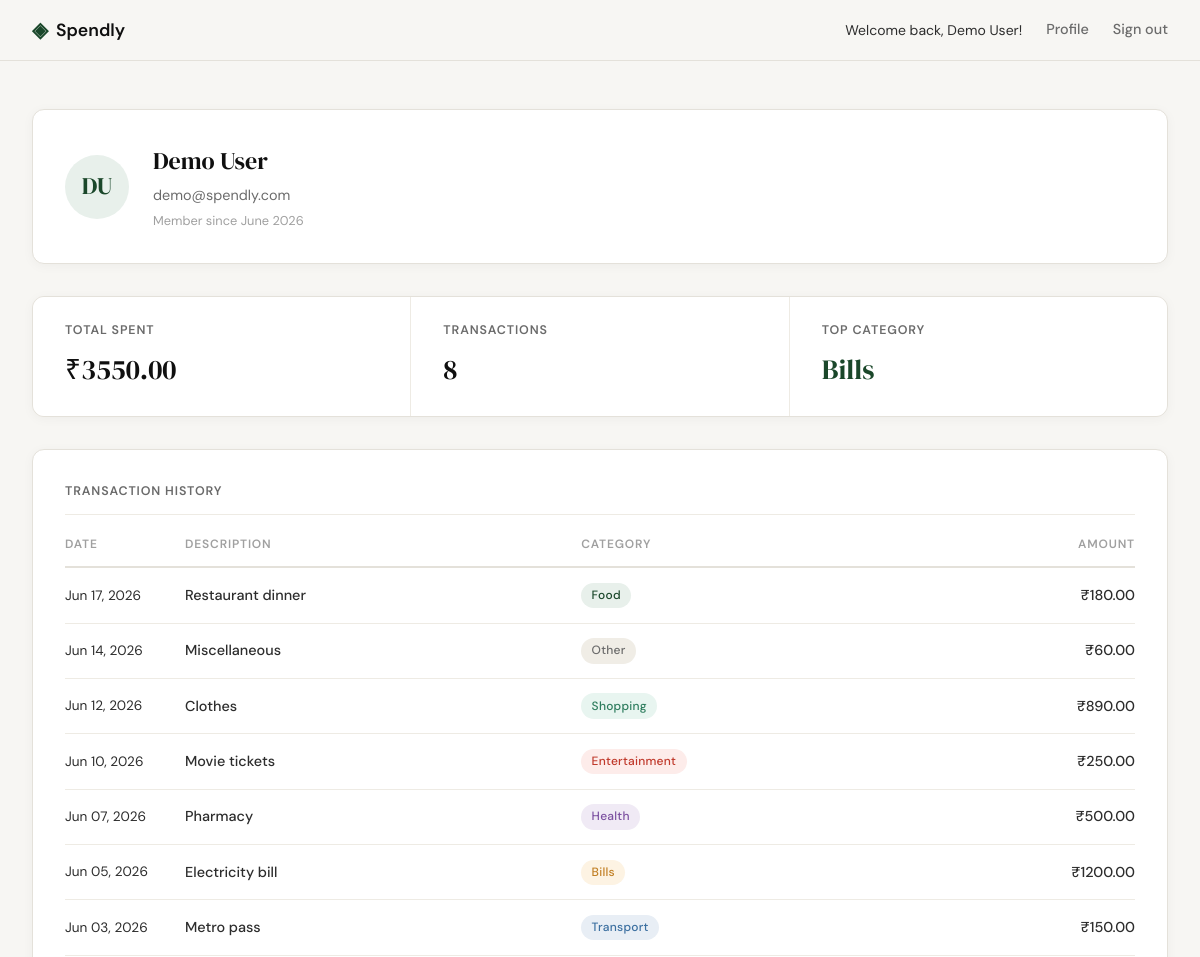
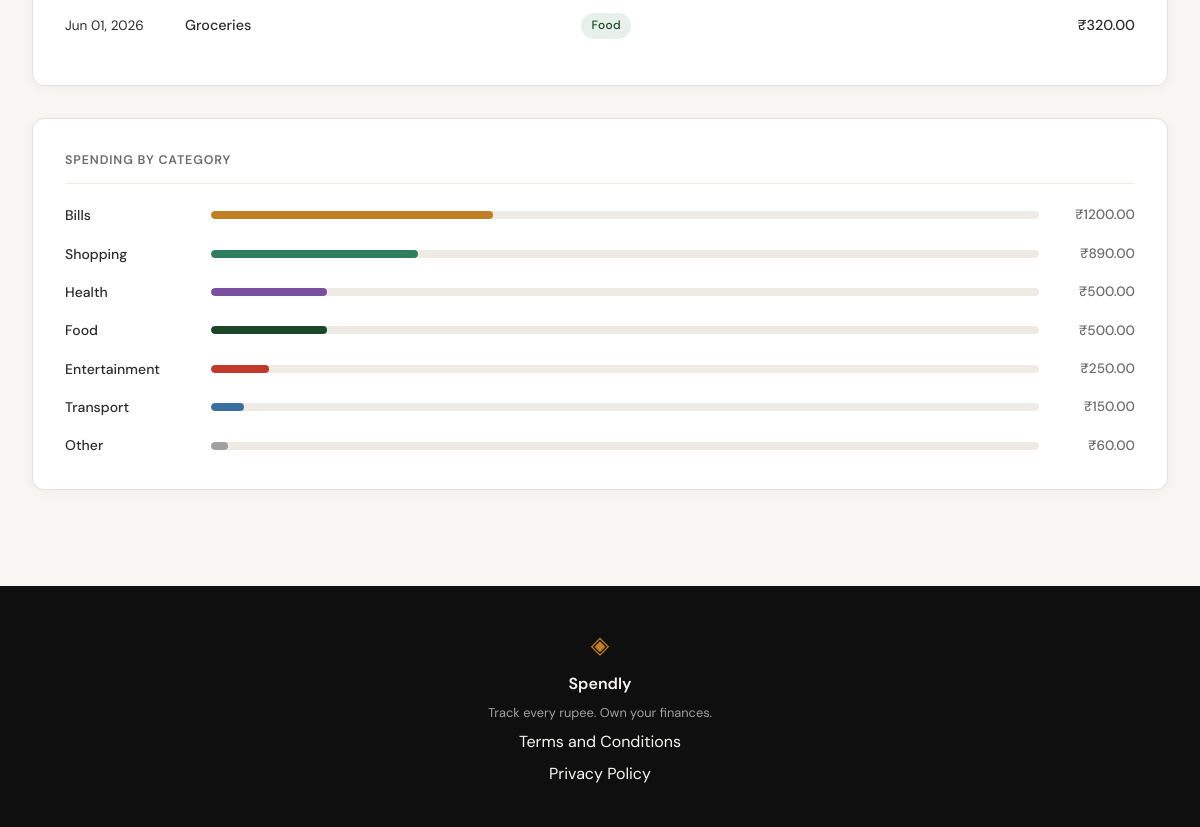
Screenshot of /profile (signed in) with the database file from the repository (2 pictures, top to bottom).
### tables this page shows
CREATE TABLE users (
            id            INTEGER PRIMARY KEY AUTOINCREMENT,
            name          TEXT    NOT NULL,
            email         TEXT    UNIQUE NOT NULL,
            password_hash TEXT    NOT NULL,
            created_at    TEXT    DEFAULT (datetime('now'))
        );

CREATE TABLE expenses (
            id          INTEGER PRIMARY KEY AUTOINCREMENT,
            user_id     INTEGER NOT NULL REFERENCES users(id),
            amount      REAL    NOT NULL,
            category    TEXT    NOT NULL,
            date        TEXT    NOT NULL,
            description TEXT,
            created_at  TEXT    DEFAULT (datetime('now'))
        );

### app.py (the view)
@app.route("/profile")
def profile():
    if not session.get("user_id"):
        return redirect(url_for("login"))
    user_id = session["user_id"]
    if get_user_by_id(user_id) is None:
        session.clear()
        return redirect(url_for("login"))
    user         = get_user_profile(user_id)
    stats        = get_summary_stats(user_id)
    transactions = get_recent_transactions(user_id)
    categories   = get_category_breakdown(user_id)
    return render_template(
        "profile.html",
        user=user,
        stats=stats,
        transactions=transactions,
        categories=categories,
    )

### database/_categories.py (called while the page is built)
def get_category_breakdown(user_id):
    db = get_db()
    try:
        rows = db.execute(
            "SELECT category, SUM(amount) AS total FROM expenses WHERE user_id = ? GROUP BY category ORDER BY total DESC",
            (user_id,)
        ).fetchall()
        if not rows:
            return []
        grand_total = sum(row["total"] for row in rows)
        categories = [
            {"name": row["category"], "amount": float(row["total"]), "pct": round(row["total"] / grand_total * 100)}
            for row in rows
        ]
        pct_sum = sum(c["pct"] for c in categories)
        if pct_sum != 100:
            categories[0]["pct"] += 100 - pct_sum
        return categories
    finally:
        db.close()

### database/_stats.py (called while the page is built)
def get_summary_stats(user_id):
    db = get_db()
    try:
        row = db.execute(
            "SELECT COUNT(*) as transaction_count, SUM(amount) as total_spent FROM expenses WHERE user_id = ?",
            (user_id,)
        ).fetchone()
        transaction_count = row["transaction_count"] if row["transaction_count"] is not None else 0
        total_spent = float(row["total_spent"]) if row["total_spent"] is not None else 0.0
        top_row = db.execute(
            "SELECT category FROM expenses WHERE user_id = ? GROUP BY category ORDER BY SUM(amount) DESC LIMIT 1",
            (user_id,)
        ).fetchone()
        top_category = top_row["category"] if top_row is not None else "—"
    finally:
        db.close()
    return {
        "total_spent": total_spent,
        "transaction_count": int(transaction_count),
        "top_category": top_category,
    }

### database/_transactions.py (called while the page is built)
def get_recent_transactions(user_id, limit=10):
    db = get_db()
    try:
        cursor = db.execute(
            "SELECT amount, category, date, description FROM expenses WHERE user_id = ? ORDER BY date DESC LIMIT ?",
            (user_id, limit)
        )
        rows = cursor.fetchall()
        transactions = []
        for row in rows:
            formatted_date = datetime.strptime(row["date"], "%Y-%m-%d").strftime("%b %d, %Y")
            transactions.append({
                "date": formatted_date,
                "description": row["description"],
                "category": row["category"],
                "amount": float(row["amount"])
            })
        return transactions
    finally:
        db.close()

### database/db.py (called while the page is built)
def get_db():
    conn = sqlite3.connect(DB_PATH)
    conn.row_factory = sqlite3.Row
    conn.execute("PRAGMA foreign_keys = ON")
    return conn

### templates/profile.html (shortened to what this page needs)
{% extends "base.html" %}
{% block head %}
<link rel="stylesheet" href="{{ url_for('static', filename='css/profile.css') }}">
{% endblock %}
{% block content %}
<section class="profile-page">
    <div class="profile-inner">
        <div class="profile-card">
            <div class="user-info">
                <div class="user-avatar">{{ user.initials }}</div>
                <div>
                    <div class="user-name">{{ user.name }}</div>
                    <div class="user-email">{{ user.email }}</div>
                    <div class="user-since">Member since {{ user.member_since }}</div>
                </div>
            </div>
        </div>
        <div class="stats-row">
            <div class="stat-cell">
                <span class="stat-label">Total Spent</span>
                <span class="stat-value">₹{{ "%.2f"|format(stats.total_spent) }}</span>
            </div>
            <div class="stat-cell">
                <span class="stat-label">Transactions</span>
                <span class="stat-value">{{ stats.transaction_count }}</span>
            </div>
            <div class="stat-cell">
                <span class="stat-label">Top Category</span>
                <span class="stat-value stat-value--accent">{{ stats.top_category }}</span>
            </div>
        </div>
        <div class="profile-card">
            <div class="profile-card-title">Transaction History</div>
            <table class="txn-table">
                <thead>
                    <tr>
                        <th>Date</th>
                        <th>Description</th>
                        <th>Category</th>
                        <th>Amount</th>
                    </tr>
                </thead>
                <tbody>
                    {% for txn in transactions %}
                    <tr>
                        <td class="txn-date">{{ txn.date }}</td>
                        <td class="txn-desc">{{ txn.description }}</td>
                        <td>
                            <span class="badge badge--{{ txn.category | lower }}">
                                {{ txn.category }}
                            </span>
                        </td>
                        <td class="txn-amount">₹{{ "%.2f"|format(txn.amount) }}</td>
                    </tr>
                    {% endfor %}
                </tbody>
            </table>
        </div>
        <div class="profile-card">
            <div class="profile-card-title">Spending by Category</div>
            <div class="breakdown-list">
                {% for cat in categories %}
                <div class="breakdown-row">
                    <span class="breakdown-cat">{{ cat.name }}</span>
                    <div class="breakdown-track">
                        <div class="breakdown-bar breakdown-bar--{{ cat.name | lower }}"
                             style="width: {{ cat.pct }}%"></div>
                    </div>
                    <span class="breakdown-amt">₹{{ "%.2f"|format(cat.amount) }}</span>
                </div>
                {% endfor %}
            </div>
        </div>
    </div>
</section>
{% endblock %}

### templates/base.html (shortened to what this page needs)
<!DOCTYPE html>
<html lang="en">
<head>
    <link rel="stylesheet" href="{{ url_for('static', filename='css/style.css') }}">
    {% block head %}{% endblock %}
</head>
<body>
    <nav class="navbar">
        <div class="nav-inner">
            <a href="{{ url_for('landing') }}" class="nav-brand">
                <span class="brand-icon">◈</span>
                <span class="brand-name">Spendly</span>
            </a>
            <div class="nav-links">
                {% if session.get("user_id") %}
                <span class="nav-greeting">Welcome back, {{ session.get("user_name") }}!</span>
                <a href="{{ url_for('profile') }}">Profile</a>
                <a href="{{ url_for('logout') }}">Sign out</a>
                {% else %}
                <a href="{{ url_for('login') }}">Sign in</a>
                <a href="{{ url_for('register') }}" class="nav-cta">Get started</a>
                {% endif %}
            </div>
        </div>
    </nav>
    <main class="main-content">
        {% block content %}{% endblock %}
    </main>
    <footer class="footer">
        <div class="footer-inner">
            <span class="brand-icon">◈</span>
            <span class="footer-name">Spendly</span>
            <p class="footer-copy">Track every rupee. Own your finances.</p>
            <p><a href="{{ url_for('terms') }}">Terms and Conditions</a></p>
            <p><a href="{{ url_for('privacy') }}">Privacy Policy</a></p>
        </div>
    </footer>
</body>
</html>

### static/css/style.css (style rules this page uses)
:root { --ink: #0f0f0f; --ink-soft: #2d2d2d; --ink-muted: #6b6b6b; --ink-faint: #a0a0a0; --paper: #f7f6f3; --paper-warm: #f0ede6; --paper-card: #ffffff; --accent: #1a472a; --accent-light: #e8f0eb; --accent-2: #c17f24; --accent-2-light: #fdf3e3; --danger: #c0392b; --danger-light: #fdecea; --border: #e4e1da; --border-soft: #eeebe4; --font-display: 'DM Serif Display', Georgia, serif; --font-body: 'DM Sans', system-ui, sans-serif; --max-width: 1200px; --auth-width: 440px; --radius-sm: 6px; --radius-md: 12px; --radius-lg: 20px; }
*, *::before, *::after { box-sizing: border-box; margin: 0; padding: 0; }
html { font-size: 16px; scroll-behavior: smooth; }
body { background: var(--paper); color: var(--ink); font-family: var(--font-body); font-size: 1rem; line-height: 1.6; -webkit-font-smoothing: antialiased; }
a { color: inherit; text-decoration: none; }
.navbar { position: sticky; top: 0; z-index: 100; background: var(--paper); border-bottom: 1px solid var(--border); padding: 0 2rem; }
.nav-inner { max-width: var(--max-width); margin: 0 auto; height: 60px; display: flex; align-items: center; justify-content: space-between; }
.nav-brand { display: flex; align-items: center; gap: 0.5rem; font-family: var(--font-body); font-weight: 600; font-size: 1.1rem; color: var(--ink); }
.brand-icon { color: var(--accent); font-size: 1.3rem; }
.brand-name { color: var(--ink); }
.nav-links { display: flex; align-items: center; gap: 1.5rem; font-size: 0.9rem; font-weight: 500; }
.nav-links a { color: var(--ink-muted); transition: color 0.2s; }
.nav-greeting { font-size: 0.875rem; color: var(--ink-soft); font-weight: 400; }
.main-content { min-height: calc(100vh - 60px - 100px); }
.footer { background: var(--ink); color: var(--paper); padding: 2.5rem 2rem; text-align: center; }
.footer-inner { display: flex; flex-direction: column; align-items: center; gap: 0.4rem; }
.footer .brand-icon { color: var(--accent-2); font-size: 1.5rem; }
.footer-name { font-weight: 600; font-size: 1rem; }
.footer-copy { font-size: 0.8rem; color: var(--ink-faint); }

### rows the page displays
users: get "Demo User", name "Demo User", email "demo@spendly.com"
expenses: top_category "Bills", date "Jun 05, 2026", description "Electricity bill", category "Bills", amount "1200.00", name "Bills", {{ cat.pct }} 34 (drawn)
expenses: date "Jun 17, 2026", description "Restaurant dinner", category "Food", amount "180.00"
expenses: date "Jun 14, 2026", description "Miscellaneous", category "Other", amount "60.00", name "Other", {{ cat.pct }} 2 (drawn)
expenses: date "Jun 12, 2026", description "Clothes", category "Shopping", amount "890.00", name "Shopping", {{ cat.pct }} 25 (drawn)
expenses: date "Jun 10, 2026", description "Movie tickets", category "Entertainment", amount "250.00", name "Entertainment", {{ cat.pct }} 7 (drawn)
expenses: date "Jun 07, 2026", description "Pharmacy", category "Health", amount "500.00", name "Health", {{ cat.pct }} 14 (drawn)
expenses: date "Jun 03, 2026", description "Metro pass", category "Transport", amount "150.00", name "Transport", {{ cat.pct }} 4 (drawn)
expenses: date "Jun 01, 2026", description "Groceries", category "Food", amount "320.00"

### other values shown
{{ user.initials }} "DU"
{{ user.member_since }} "June 2026"
{{ "%.2f"|format(stats.total_spent) }} "3550.00"
{{ stats.transaction_count }} "8"
{{ cat.name }} "Food"
{{ "%.2f"|format(cat.amount) }} "500.00"
